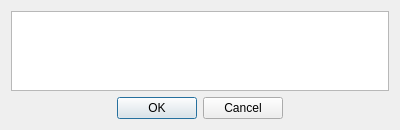
<?xml version="1.0" encoding="UTF-8"?>
<ui version="4.0">
 <class>UnusedKeysSelector</class>
 <widget class="QDialog" name="UnusedKeysSelector">
  <property name="windowModality">
   <enum>Qt::ApplicationModal</enum>
  </property>
  <property name="geometry">
   <rect>
    <x>0</x>
    <y>0</y>
    <width>400</width>
    <height>130</height>
   </rect>
  </property>
  <property name="modal">
   <bool>true</bool>
  </property>
  <layout class="QVBoxLayout" name="verticalLayout">
   <item>
    <widget class="QListWidget" name="keysList">
     <property name="editTriggers">
      <set>QAbstractItemView::NoEditTriggers</set>
     </property>
     <property name="selectionMode">
      <enum>QAbstractItemView::ExtendedSelection</enum>
     </property>
    </widget>
   </item>
   <item>
    <widget class="QDialogButtonBox" name="keysListButtons">
     <property name="standardButtons">
      <set>QDialogButtonBox::Cancel|QDialogButtonBox::Ok</set>
     </property>
     <property name="centerButtons">
      <bool>true</bool>
     </property>
    </widget>
   </item>
  </layout>
 </widget>
 <resources/>
 <connections/>
</ui>
